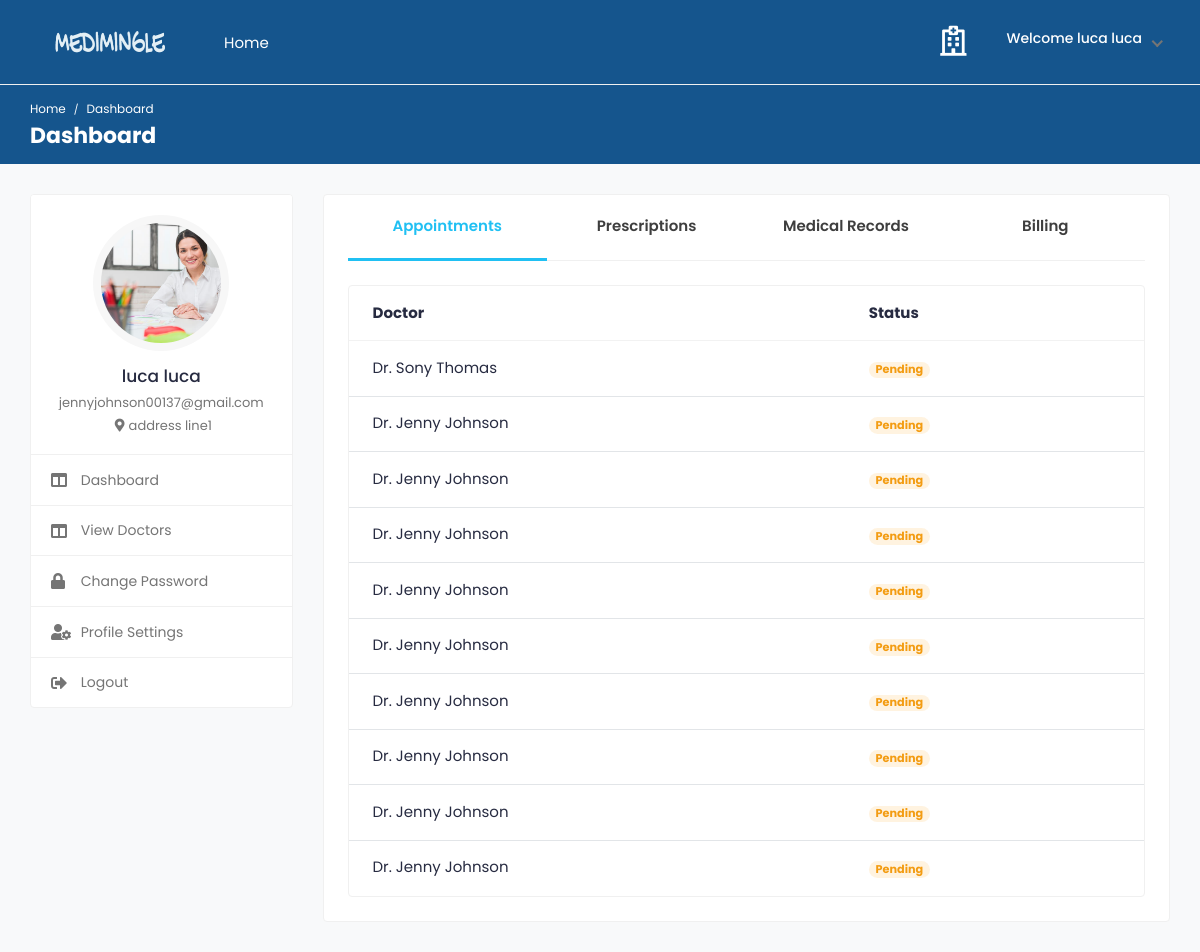
Page /patient_dashboard/ (signed in) on the earlier database version.
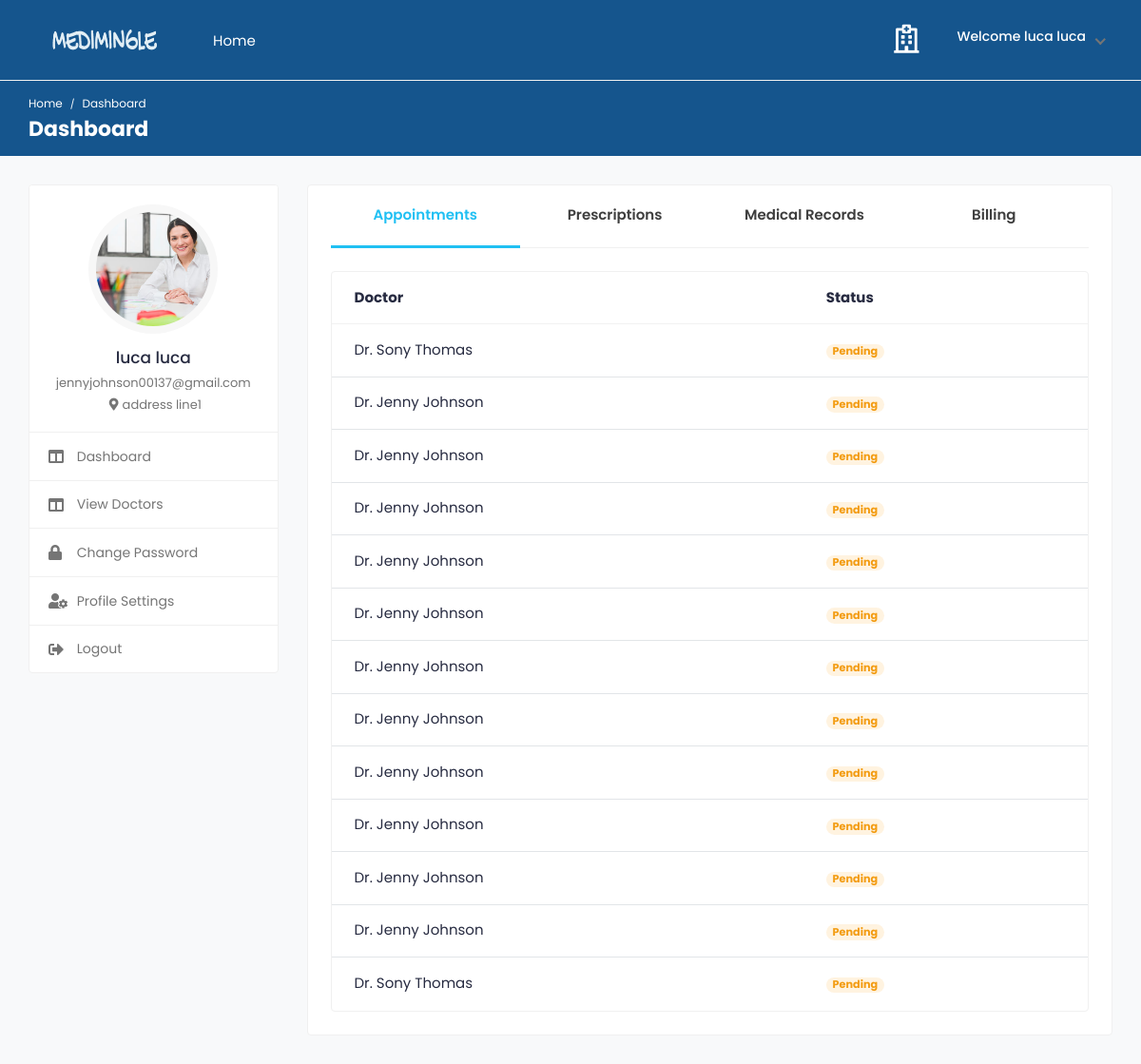
Same page on the later database version.
### medi/models.py (models this page shows, shortened)
class PatientAppointment(models.Model):
    appoint_date = models.DateField(max_length=50, null=True)
    appoint_time = models.CharField(max_length=50, null=True)
    appoint_day = models.CharField(max_length=50, null=True)
    doctor = models.ForeignKey(Doctor, on_delete=models.DO_NOTHING, null=True)
    patient = models.ForeignKey(Patient, on_delete=models.DO_NOTHING, null=True)
    month = models.CharField(max_length=50, null=True)
    date = models.CharField(max_length=50, null=True)

class Doctor(models.Model):
    user = models.OneToOneField(tbl_user, on_delete=models.CASCADE)
    city  = models.CharField(max_length=50,null=True,blank=True)
    profile_image = models.ImageField(upload_to='doctor/',default='default.png')
    gender = models.CharField(max_length=10, blank=True)
    description = models.TextField(blank=True)
    date_joined = models.DateTimeField(default=datetime.now, blank=True)
    consulting_fee = models.IntegerField(null=True, blank=True)

class tbl_user(AbstractUser):
    email=models.EmailField(unique=True)
    phone_number=models.CharField(max_length=15, null=True)
    USER_TYPE_CHOICES = (
        ('patient', 'Patient'),('doctor', 'Doctor'),
    )
    user_type = models.CharField(
        max_length=10,
        choices=USER_TYPE_CHOICES,
        default='patient',
    )
    is_email_verified = models.BooleanField(default=False)
    email_verification_token = models.CharField(max_length=255, blank=True, null=True)
    status= models.BooleanField(default=False)

### medi/views.py (the view)
# urls.py: path('patient_dashboard/',views.patient_dashboard,name='patient_dashboard'),
@never_cache
@login_required(login_url='signin')
def patient_dashboard(request):
    current_user = request.user
    current_patient = get_object_or_404(Patient, user=current_user)
    current_appointment = PatientAppointment.objects.filter(patient=current_patient)
    doc = tbl_user.objects.filter(user_type='doctor').exclude(is_superuser=True)
    context={
        'patient': current_patient,
        'current_appointment':current_appointment,
    }
    return render(request,'patient_dashboard.html',context)

### templates/patient_dashboard.html (shortened to what this page needs)
{% load static %}
{% include "includes/pat_header.html" %}
			<div class="col-md-7 col-lg-8 col-xl-9">
				<div class="card">
					<div class="card-body pt-0">
						<nav class="user-tabs mb-4">
							<ul class="nav nav-tabs nav-tabs-bottom nav-justified">
								<li class="nav-item">
									<a class="nav-link active" href="#pat_appointments" data-toggle="tab">Appointments</a>
								</li>
								<li class="nav-item">
									<a class="nav-link" href="#pat_prescriptions" data-toggle="tab">Prescriptions</a>
								</li>
								<li class="nav-item">
									<a class="nav-link" href="#pat_medical_records" data-toggle="tab"><span class="med-records">Medical Records</span></a>
								</li>
								<li class="nav-item">
									<a class="nav-link" href="#pat_billing" data-toggle="tab">Billing</a>
								</li>
							</ul>
						</nav>
						<div class="tab-content pt-0">
							<div id="pat_appointments" class="tab-pane fade show active">
								<div class="card card-table mb-0">
									<div class="card-body">
										<div class="table-responsive">
											<table class="table table-hover table-center mb-0">
												<thead>
													<tr>
														<th>Doctor</th>
														<th>Status</th>
													</tr>
												</thead>
												<tbody>
													<tr>
														{% for appointment in current_appointment %}
														<td>
															<h2 class="table-avatar">
																<a href="{% url 'view_doctor_details' appointment.doctor.id %}">Dr. {{ appointment.doctor.user.first_name }} {{ appointment.doctor.user.last_name}}</a>
															</h2>
														</td>
														<td>
															{% if appointment.is_active %}
															<span class="badge badge-pill bg-success-light">Active</span>
															{% else %}
															<span class="badge badge-pill bg-warning-light">Pending</span>
															{% endif %}
														</td>
													</tr>
													{% endfor %}
												</tbody>
											</table>
										</div>
									</div>
								</div>
							</div>
						</div>
					</div>
				</div>
			</div>
		</div>
	</div>
</div>
						</div>
	</body>
</html>

Differences in the rows shown:
added PatientAppointment: doctor.user.first_name "Jenny", doctor.user.last_name "Johnson"
added PatientAppointment: doctor.user.first_name "Jenny", doctor.user.last_name "Johnson"
added PatientAppointment: doctor.user.first_name "Sony", doctor.user.last_name "Thomas"
